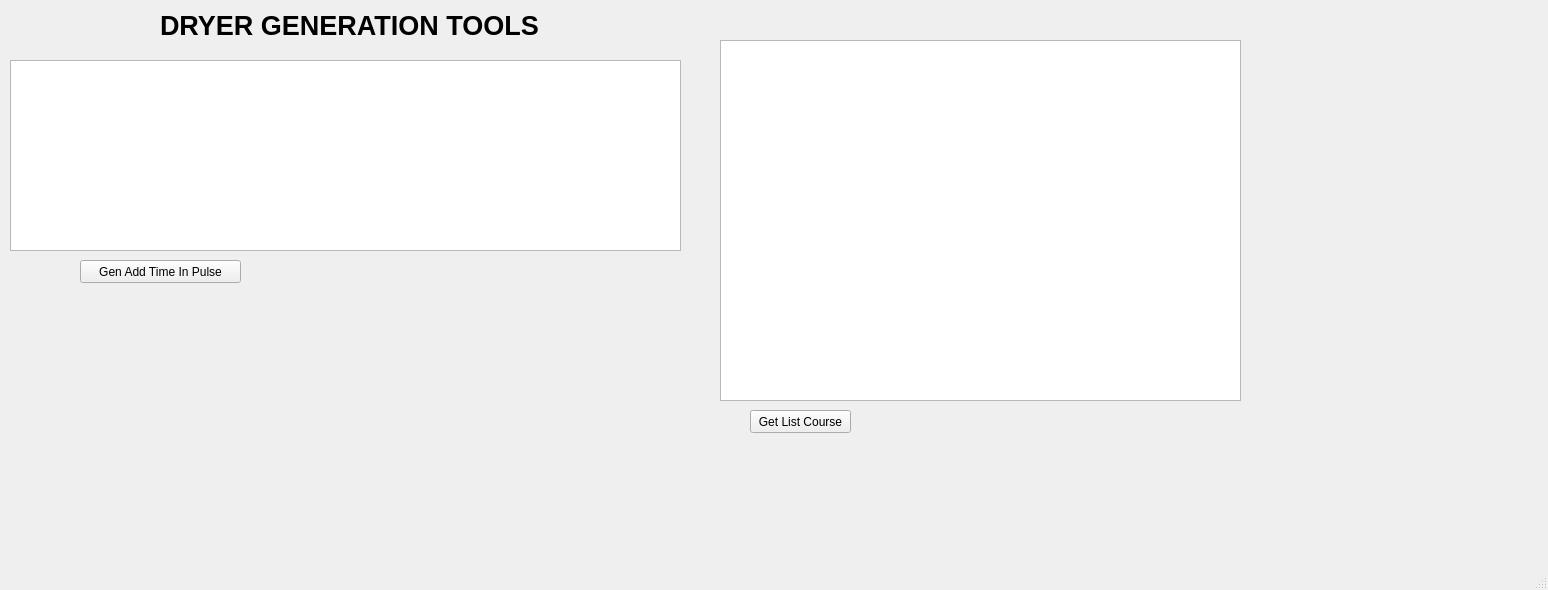
<?xml version="1.0" encoding="UTF-8"?>
<ui version="4.0">
 <class>MainWindow</class>
 <widget class="QMainWindow" name="MainWindow">
  <property name="geometry">
   <rect>
    <x>0</x>
    <y>0</y>
    <width>1548</width>
    <height>590</height>
   </rect>
  </property>
  <property name="windowTitle">
   <string>Dryer Tool Gen</string>
  </property>
  <widget class="QWidget" name="centralwidget">
   <widget class="QPushButton" name="pushButton">
    <property name="geometry">
     <rect>
      <x>80</x>
      <y>260</y>
      <width>161</width>
      <height>23</height>
     </rect>
    </property>
    <property name="text">
     <string>Gen Add Time In Pulse</string>
    </property>
   </widget>
   <widget class="QLabel" name="label">
    <property name="geometry">
     <rect>
      <x>160</x>
      <y>0</y>
      <width>401</width>
      <height>51</height>
     </rect>
    </property>
    <property name="font">
     <font>
      <family>Arial</family>
      <pointsize>20</pointsize>
      <weight>75</weight>
      <bold>true</bold>
     </font>
    </property>
    <property name="text">
     <string>DRYER GENERATION TOOLS</string>
    </property>
   </widget>
   <widget class="QTextEdit" name="textEdit">
    <property name="geometry">
     <rect>
      <x>10</x>
      <y>60</y>
      <width>671</width>
      <height>191</height>
     </rect>
    </property>
   </widget>
   <widget class="QTextEdit" name="textEdit_2">
    <property name="geometry">
     <rect>
      <x>720</x>
      <y>40</y>
      <width>521</width>
      <height>361</height>
     </rect>
    </property>
   </widget>
   <widget class="QPushButton" name="pushButton_2">
    <property name="geometry">
     <rect>
      <x>750</x>
      <y>410</y>
      <width>101</width>
      <height>23</height>
     </rect>
    </property>
    <property name="text">
     <string>Get List Course</string>
    </property>
   </widget>
  </widget>
  <widget class="QStatusBar" name="statusbar"/>
 </widget>
 <resources/>
 <connections/>
</ui>
